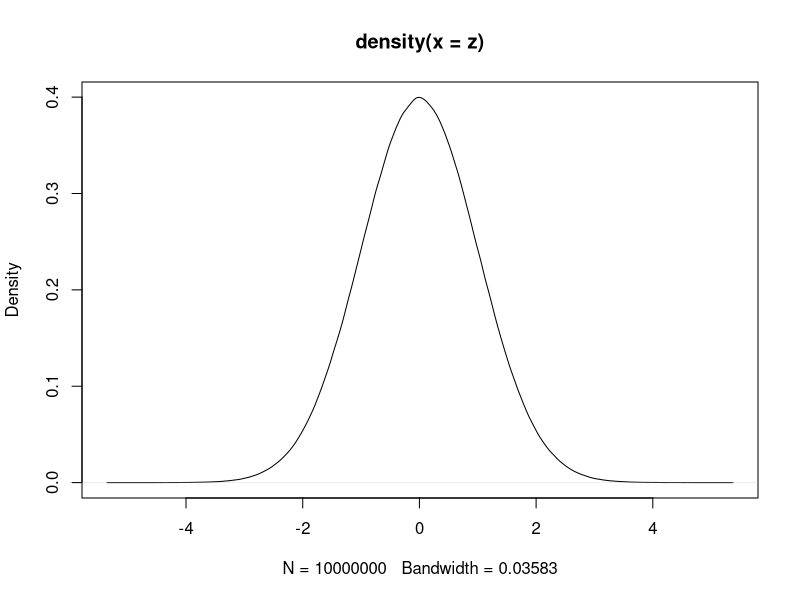

Reproduce this figure in R.
##CI construction 

z=rnorm(10000000)
plot(density(z))

#for 90% CI
quantile(z, 0.05)

#for 95% CI
quantile(z, 0.025)


#for 99% CI
quantile(z, 0.005)
